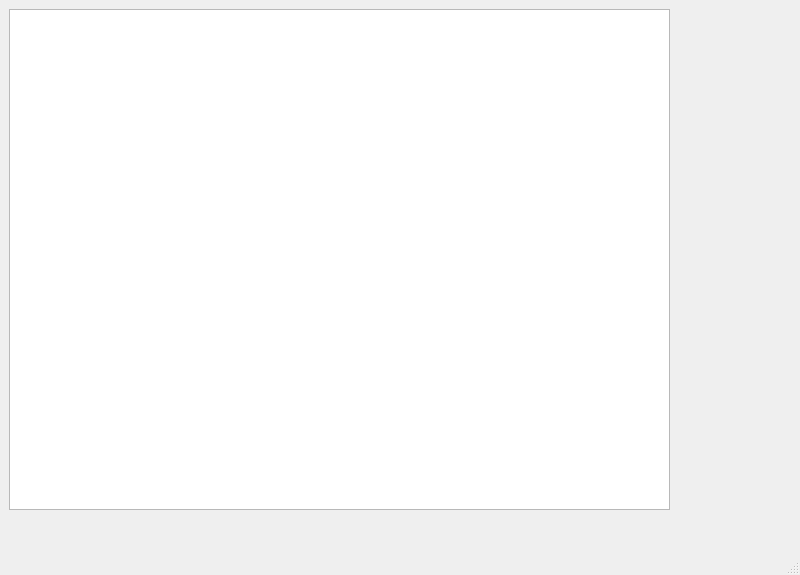
<?xml version="1.0" encoding="UTF-8"?>
<ui version="4.0">
 <class>MainWindow</class>
 <widget class="QMainWindow" name="MainWindow">
  <property name="geometry">
   <rect>
    <x>0</x>
    <y>0</y>
    <width>800</width>
    <height>575</height>
   </rect>
  </property>
  <property name="windowTitle">
   <string>MainWindow</string>
  </property>
  <widget class="QWidget" name="centralwidget">
   <widget class="QTableWidget" name="tableWidget">
    <property name="geometry">
     <rect>
      <x>9</x>
      <y>9</y>
      <width>661</width>
      <height>501</height>
     </rect>
    </property>
   </widget>
  </widget>
  <widget class="QStatusBar" name="statusbar"/>
 </widget>
 <resources/>
 <connections/>
</ui>
